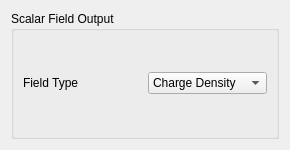
<?xml version="1.0" encoding="UTF-8"?>
<ui version="4.0">
 <class>ScalarMeshReaderDialog</class>
 <widget class="QDialog" name="ScalarMeshReaderDialog">
  <property name="geometry">
   <rect>
    <x>0</x>
    <y>0</y>
    <width>290</width>
    <height>150</height>
   </rect>
  </property>
  <property name="minimumSize">
   <size>
    <width>290</width>
    <height>150</height>
   </size>
  </property>
  <property name="windowTitle">
   <string>Dialog</string>
  </property>
  <layout class="QGridLayout" name="gridLayout">
   <item row="0" column="0">
    <widget class="QGroupBox" name="groupBox_2">
     <property name="title">
      <string>Scalar Field Output</string>
     </property>
     <layout class="QGridLayout" name="gridLayout_2">
      <item row="0" column="1">
       <widget class="QComboBox" name="scalarFieldType_">
        <item>
         <property name="text">
          <string>Charge Density</string>
         </property>
        </item>
        <item>
         <property name="text">
          <string>Energy Density</string>
         </property>
        </item>
        <item>
         <property name="text">
          <string>Momentum</string>
         </property>
        </item>
        <item>
         <property name="text">
          <string>None</string>
         </property>
        </item>
       </widget>
      </item>
      <item row="0" column="0">
       <widget class="QLabel" name="label_3">
        <property name="text">
         <string>Field Type</string>
        </property>
       </widget>
      </item>
     </layout>
    </widget>
   </item>
  </layout>
 </widget>
 <resources/>
 <connections/>
</ui>
